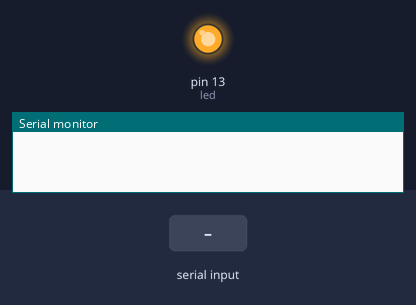
Simulated run of this sketch. Board: Arduino Uno, built with avr-gcc and run on an emulated ATmega328P. Shown: output pins drawn as LEDs (lit = HIGH), the last lines printed to the serial monitor. The test bench sets the inputs (shaded band).

Above: at 1.2 s.
1.3 s: byte 59 (COMMAND_END_CHAR) received over Serial
At 5.01 s:
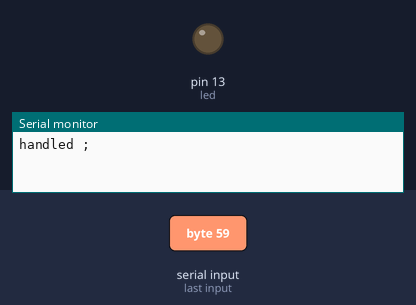
Timing chart, 0 to 6.6 s (numbered marks = the images above; inputs shaded):
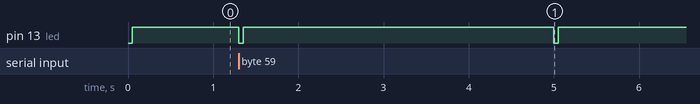

The sketch:

SerialTest.ino
```cpp
/*
  Test serial communications.

  Run this sketch on the arduino while also running
  ../pyInstrument/serial_test.py
 */

// Pin 13 has an LED connected on most Arduino boards.
// Pin 11 has the LED on Teensy 2.0
// Pin 6  has the LED on Teensy++ 2.0
// Pin 13 has the LED on Teensy 3.0
// give it a name:
int led = 13;

// the setup routine runs once when you press reset:
void setup() {
  // initialize the serial console
  Serial.begin(115200);

  // initialize the digital pin as an output.
  pinMode(led, OUTPUT);
  digitalWrite(led, HIGH);    // turn the LED on (HIGH is the voltage level)
}

//----------------------------------------
// Do any commands from the external controller.
//----------------------------------------

// buffer, etc, to gather external command strings
#define MAX_COMMAND_LEN   16
#define COMMAND_END_CHAR    ';'
char CommandBuffer[MAX_COMMAND_LEN+1];
int CommandIndex = 0;

bool do_external_commands(void)
{
  // gather any commands from the external controller
  while (Serial.available())
  {
    char ch = Serial.read();

    // ignore a newline
    if (ch == '\n')
      continue;

    if (CommandIndex < MAX_COMMAND_LEN)
    {
      CommandBuffer[CommandIndex++] = ch;
    }

    if (ch == COMMAND_END_CHAR)   // if end of command, execute it
    {
      CommandBuffer[CommandIndex] = '\0';
      CommandIndex = 0;

      Serial.print("handled ");
      Serial.println(CommandBuffer);

      return true;
    }
  }

  return false;
}

// delay between heartbeat flashes - milliseconds
#define HEARTBEAT_DELAY   5000

long next_heartbeat = 0;

// the loop routine runs over and over again forever:
void loop()
{
  if (do_external_commands())
  {
    digitalWrite(led, LOW);     // turn the LED on by making the voltage LOW
    delay(50);                  // wait a bit
    digitalWrite(led, HIGH);    // turn the LED off (HIGH is the voltage level)
    delay(50);                  // wait a bit
  }

  if (millis() > next_heartbeat)
  {
    next_heartbeat += HEARTBEAT_DELAY;

//    Serial.println("heartbeat");

    digitalWrite(led, LOW);     // turn the LED on by making the voltage LOW
    delay(50);                  // wait a bit
    digitalWrite(led, HIGH);    // turn the LED off (HIGH is the voltage level)
    delay(50);                  // wait a bit
  }
}
```

Measured:
- by itself, pin 13 (led): alternates HIGH for 3.7 s and LOW for 0.05 s
